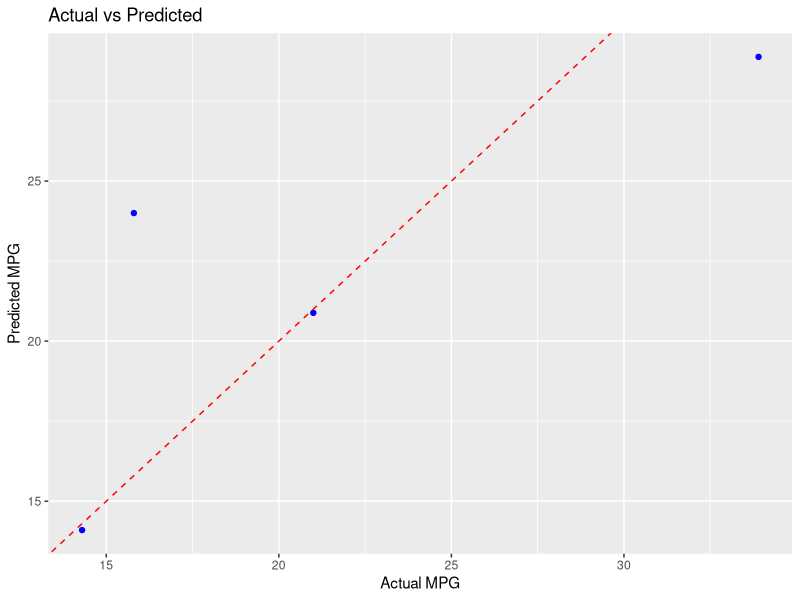

Generate this figure with R:
# Install necessary packages if not already installed
install.packages(c("caret", "ggplot2", "dplyr", "readr"))

# Load the libraries
library(caret)
library(ggplot2)
library(dplyr)
library(readr)

# Step 2: Import Dataset
# We'll use the built-in 'mtcars' dataset for demonstration purposes
data(mtcars)

# View the first few rows of the dataset
head(mtcars)

# Step 3: Clean the Dataset
# Check for missing values (mtcars dataset has no missing values)
sum(is.na(mtcars))

# Step 4: Split the Dataset into Training and Testing Sets
# Set a seed for reproducibility
set.seed(123)

# Split the data (80% for training, 20% for testing)
trainIndex <- createDataPartition(mtcars$mpg, p = 0.8, list = FALSE)
trainData <- mtcars[trainIndex, ]
testData <- mtcars[-trainIndex, ]

# Step 5: Build the Linear Regression Model
# Fit a linear regression model to predict 'mpg' using all other variables
lmModel <- lm(mpg ~ ., data = trainData)

# View the model summary
summary(lmModel)

# Step 6: Make Predictions on the Test Data
# Make predictions on the test set
predictions <- predict(lmModel, newdata = testData)

# Step 7: Model Evaluation
# RMSE Calculation
rmse <- sqrt(mean((predictions - testData$mpg)^2))
cat("RMSE: ", rmse, "\n")

# R-squared Calculation
rss <- sum((predictions - testData$mpg)^2)  # Residual sum of squares
tss <- sum((testData$mpg - mean(testData$mpg))^2)  # Total sum of squares
r_squared <- 1 - (rss / tss)
cat("R-squared: ", r_squared, "\n")

# Step 8: Visualize Model Performance (Optional)
# Create a data frame for ggplot
results <- data.frame(Actual = testData$mpg, Predicted = predictions)

# Plot actual vs predicted values
ggplot(results, aes(x = Actual, y = Predicted)) +
  geom_point(color = "blue") +
  geom_abline(intercept = 0, slope = 1, linetype = "dashed", color = "red") +
  ggtitle("Actual vs Predicted") +
  xlab("Actual MPG") +
  ylab("Predicted MPG")

# Step 9: Additional Model Evaluation (Optional)
# Calculate additional metrics (MAE, MSE, etc.)
model_eval <- postResample(predictions, testData$mpg)
print(model_eval)
